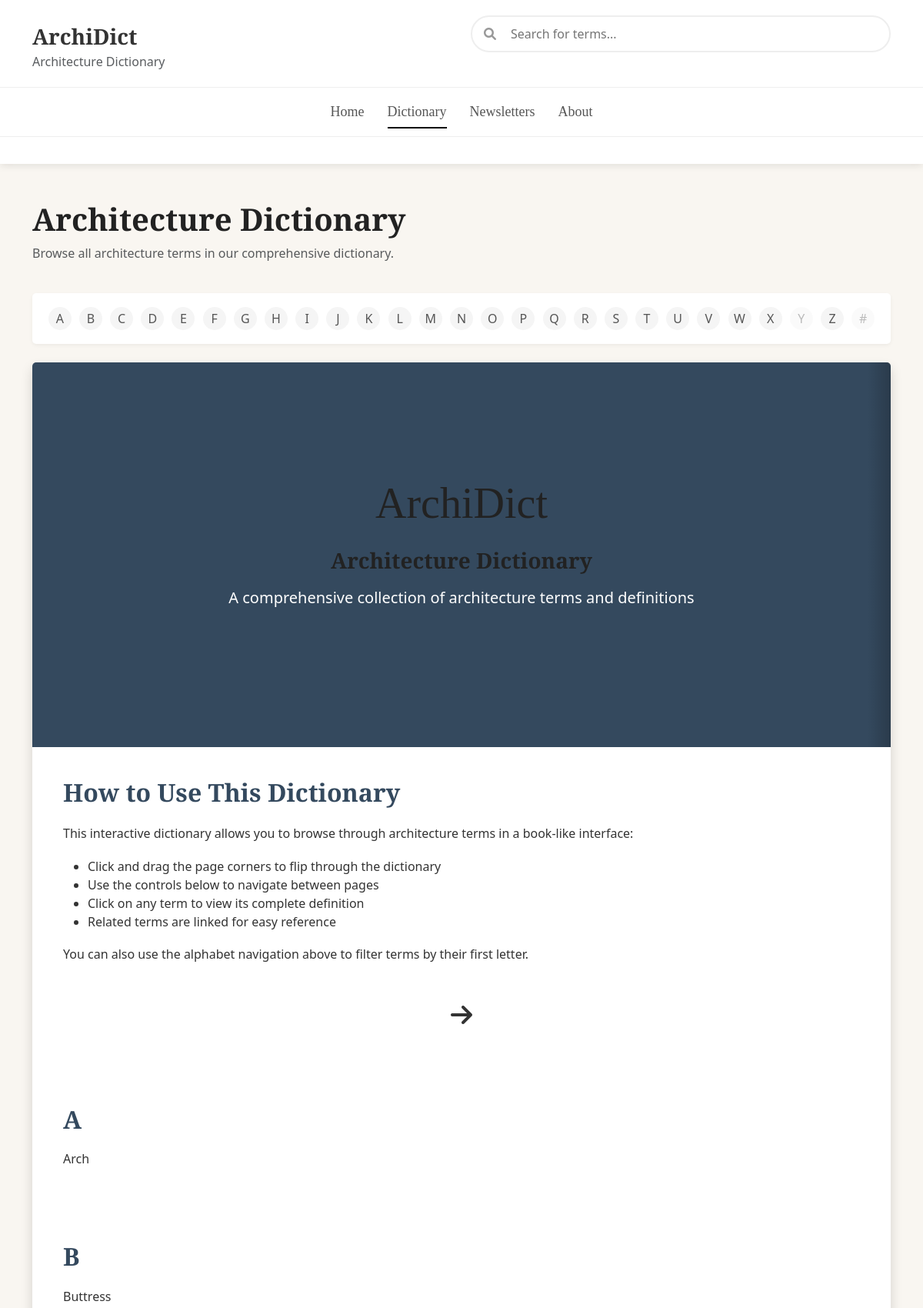
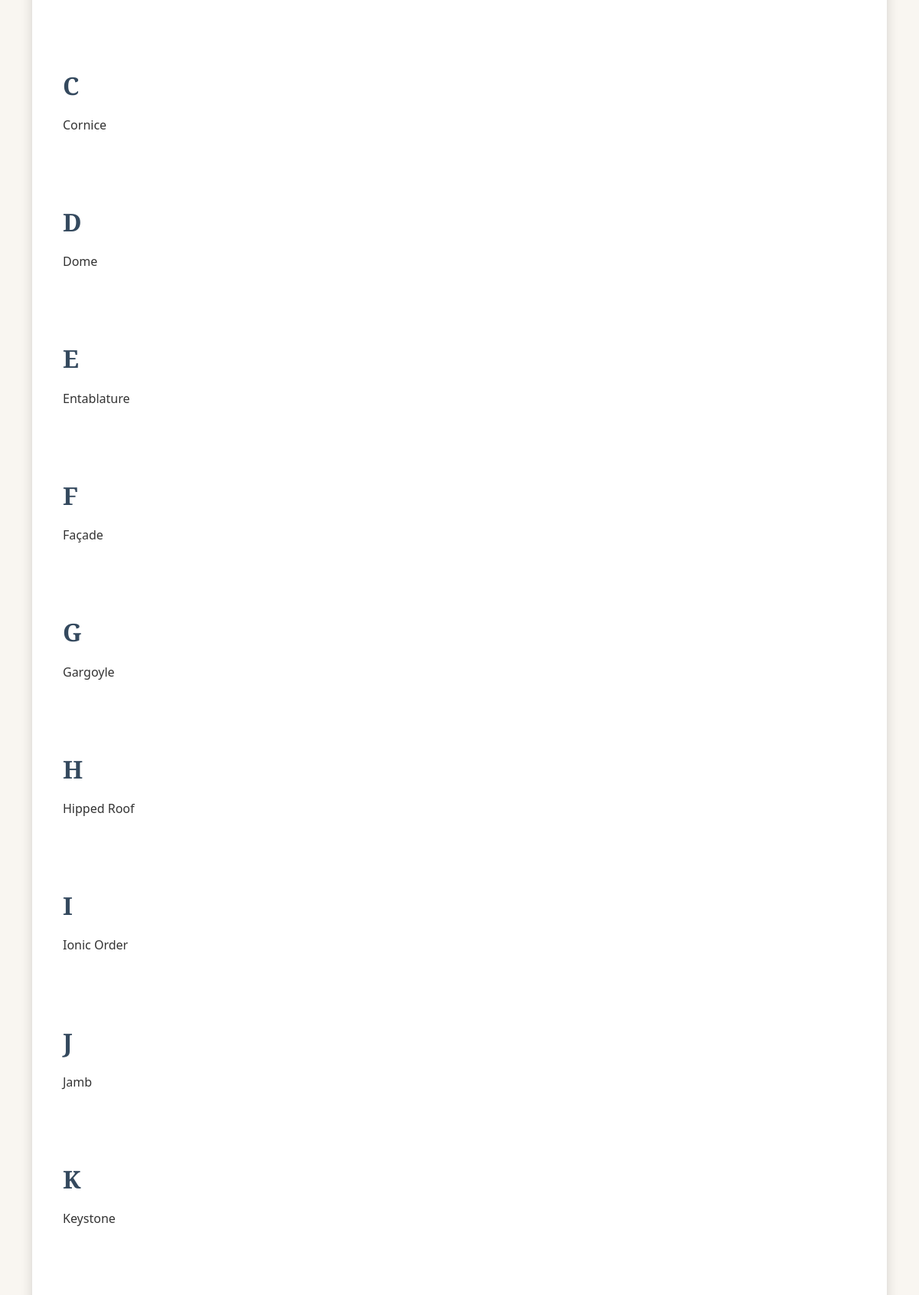
The app's page /frontend/dictionary.php (upper part) with its own data (2 pictures, top to bottom).
### tables this page shows
CREATE TABLE IF NOT EXISTS `terms` (
  `id` INT UNSIGNED NOT NULL AUTO_INCREMENT PRIMARY KEY,
  `name` VARCHAR(255) NOT NULL,
  `slug` VARCHAR(255) NOT NULL UNIQUE,
  `definition` TEXT NOT NULL,
  `image` VARCHAR(255) DEFAULT NULL,
  `created_at` TIMESTAMP DEFAULT CURRENT_TIMESTAMP,
  `updated_at` TIMESTAMP DEFAULT CURRENT_TIMESTAMP ON UPDATE CURRENT_TIMESTAMP
);

### frontend/includes/database.php (called while the page is built, shortened)
<?php
class Database {
    private $host = DB_HOST;
    private $user = DB_USER;
    private $pass = DB_PASS;
    private $dbname = DB_NAME;
    private $dbh;
    private $stmt;
    public function __construct() {
        $dsn = 'mysql:host=' . $this->host . ';dbname=' . $this->dbname . ';charset=utf8mb4';
        $options = array(
            PDO::ATTR_PERSISTENT => true,
            PDO::ATTR_ERRMODE => PDO::ERRMODE_EXCEPTION,
            PDO::ATTR_DEFAULT_FETCH_MODE => PDO::FETCH_ASSOC,
            PDO::ATTR_EMULATE_PREPARES => false
        );
        try {
            $this->dbh = new PDO($dsn, $this->user, $this->pass, $options);
        } catch (PDOException $e) {
            $this->error = $e->getMessage();
            echo 'Connection Error: ' . $this->error;
        }
    }
    public function query($query) {
        $this->stmt = $this->dbh->prepare($query);
    }
    public function execute() {
        return $this->stmt->execute();
    }
    public function resultSet() {
        $this->execute();
        return $this->stmt->fetchAll();
    }
}

### frontend/includes/term.php (called while the page is built, shortened)
<?php
class Term {
    private $db;
    public function __construct() {
        $this->db = new Database();
    }
    public function getAll() {
        $this->db->query("SELECT * FROM terms ORDER BY name ASC");
        return $this->db->resultSet();
    }
    public function getTermsByAlphabet() {
        $this->db->query("SELECT * FROM terms ORDER BY name ASC");
        $terms = $this->db->resultSet();
        $termsByLetter = [];
        foreach ($terms as $term) {
            $firstLetter = mb_strtoupper(mb_substr($term['name'], 0, 1, 'UTF-8'), 'UTF-8');
            if (!isset($termsByLetter[$firstLetter])) {
                $termsByLetter[$firstLetter] = [];
            }
            $termsByLetter[$firstLetter][] = $term;
        }
        ksort($termsByLetter);
        return $termsByLetter;
    }
    public function getAvailableLetters() {
        $termsByLetter = $this->getTermsByAlphabet();
        return array_keys($termsByLetter);
    }
}
?>

### frontend/dictionary.php (the view, shortened to what this page needs)
<?php
$termObj = new Term();
$letter = isset($_GET['letter']) ? $_GET['letter'] : null;
if ($letter) {
    $terms = $termObj->getTermsByLetter($letter);
    $activeLetterLabel = $letter == '%23' ? '#' : $letter;
    $pageTitle = "Dictionary - Letter $activeLetterLabel";
} else {
    $terms = $termObj->getAll();
}
$availableLetters = $termObj->getAvailableLetters();
include __DIR__ . '/includes/header.php';
?>
<div class="alphabet-nav text-center mb-4">
    <?php
    foreach (range('A', 'Z') as $l):
        $isAvailable = in_array($l, $availableLetters);
        $isActive = $letter == $l;
        $linkClass = $isActive ? 'letter active' : ($isAvailable ? 'letter' : 'letter disabled');
    ?>        <a href="<?php echo $isAvailable ? FRONTEND_URL . 'dictionary.php?letter=' . $l : '#'; ?>"
           class="<?php echo $linkClass; ?>"
           <?php echo !$isAvailable ? 'aria-disabled="true"' : ''; ?>>
            <?php echo $l; ?>
        </a>
    <?php endforeach; ?>
    <?php
    $isNumberActive = $letter == '%23';
    $isNumberAvailable = in_array('#', $availableLetters);
    $numberLinkClass = $isNumberActive ? 'letter active' : ($isNumberAvailable ? 'letter' : 'letter disabled');
    ?>    <a href="<?php echo $isNumberAvailable ? FRONTEND_URL . 'dictionary.php?letter=%23' : '#'; ?>"
       class="<?php echo $numberLinkClass; ?>"
       <?php echo !$isNumberAvailable ? 'aria-disabled="true"' : ''; ?>>
        #
    </a>
</div>
<?php if (empty($letter)): ?>
<div class="row">
    <div class="col-12">
        <div class="dictionary-container shadow">
            <div id="dictionary-book">
                <div class="hard dictionary-cover">
                    <div class="text-center">
                        <h1 class="display-4 mb-4">ArchiDict</h1>
                        <h3 class="mb-3">Architecture Dictionary</h3>
                        <p class="lead">A comprehensive collection of architecture terms and definitions</p>
                    </div>
                </div>
                <div class="hard">
                    <div class="book-page">
                        <h2>How to Use This Dictionary</h2>
                        <p>This interactive dictionary allows you to browse through architecture terms in a book-like interface:</p>
                        <ul>
                            <li>Click and drag the page corners to flip through the dictionary</li>
                            <li>Use the controls below to navigate between pages</li>
                            <li>Click on any term to view its complete definition</li>
                            <li>Related terms are linked for easy reference</li>
                        </ul>
                        <p>You can also use the alphabet navigation above to filter terms by their first letter.</p>
                        <p class="text-center mt-5"><i class="fas fa-arrow-right fa-2x"></i></p>
                    </div>
                </div>
                <?php
                $termsByLetter = $termObj->getTermsByAlphabet();
                foreach ($termsByLetter as $firstLetter => $letterTerms):
                ?>
                <div>
                    <div class="book-page">
                        <h2><?php echo $firstLetter; ?></h2>
                        <ul class="term-list">
                            <?php foreach ($letterTerms as $term): ?>
                                <li class="term-item">
                                    <a href="<?php echo FRONTEND_URL . 'term.php?slug=' . htmlspecialchars($term['slug']); ?>" class="term-link">
                                        <?php echo htmlspecialchars($term['name']); ?>
                                    </a>
                                </li>
                            <?php endforeach; ?>
                        </ul>
                    </div>
                </div>
                <?php endforeach; ?>
            </div>
        </div>
    </div>
</div>
<?php endif; ?>
<?php
include __DIR__ . '/includes/footer.php';
?>

### frontend/css/style.css (style rules this page uses)
body { font-family: 'Playfair Display', 'Segoe UI', Tahoma, Geneva, Verdana, serif; background-color: #f9f6f1; color: #333333; }
h1, h2, h3, h4, h5, h6 { font-family: 'Playfair Display', serif; font-weight: 700; color: #222; }
.alphabet-nav { background: #fff; border-radius: 5px; padding: 15px; margin-bottom: 30px; box-shadow: 0 2px 5px rgba(0,0,0,0.05); }
.alphabet-nav .letter { display: inline-block; width: 30px; height: 30px; line-height: 30px; text-align: center; margin: 3px; background: #f5f5f5; border-radius: 50%; color: #555; font-weight: 500; text-decoration: none; transition: all 0.3s ease; }
.alphabet-nav .letter.disabled { opacity: 0.4; cursor: default; }
.dictionary-container { background: #fff; box-shadow: 0 5px 30px rgba(0,0,0,0.1); border-radius: 5px; padding: 0; overflow: hidden; margin-bottom: 50px; }
.dictionary-cover { height: 500px; background-color: #34495e; color: white; text-align: center; padding-top: 150px; position: relative; }
.dictionary-cover::after { content: ''; position: absolute; top: 0; right: 0; width: 30px; height: 100%; background: linear-gradient(to right, rgba(0,0,0,0), rgba(0,0,0,0.2)); }
.term-list { list-style-type: none; padding: 0; }
.term-item { margin-bottom: 10px; }
.term-link { color: #333; text-decoration: none; transition: color 0.2s; }
#dictionary-book { margin: 0 auto; }
.shadow { -webkit-box-shadow: 0 4px 10px #666; -moz-box-shadow: 0 4px 10px #666; -ms-box-shadow: 0 4px 10px #666; -o-box-shadow: 0 4px 10px #666; box-shadow: 0 4px 10px #666; }
.book-page { background-color: white; padding: 40px; overflow-y: auto; box-sizing: border-box; }
.book-page h2 { color: #34495e; margin-bottom: 20px; font-weight: 700; }
.book-page p { line-height: 1.8; }

### records on screen
terms: name "Arch"
terms: name "Buttress"
terms: name "Cornice"
terms: name "Dome"
terms: name "Entablature"
terms: name "Façade"
terms: name "Gargoyle"
terms: name "Hipped Roof"
terms: name "Ionic Order"
terms: name "Jamb"
terms: name "Keystone"

### other values on screen
$pageHeader "Architecture Dictionary"
$pageDescription "Browse all architecture terms in our comprehensive dictionary."
$l "A"
$l "B"
$l "C"
$l "D"
$l "E"
$l "F"
$l "G"
$l "H"
$l "I"
$l "J"
$l "K"
$l "L"
$l "M"
